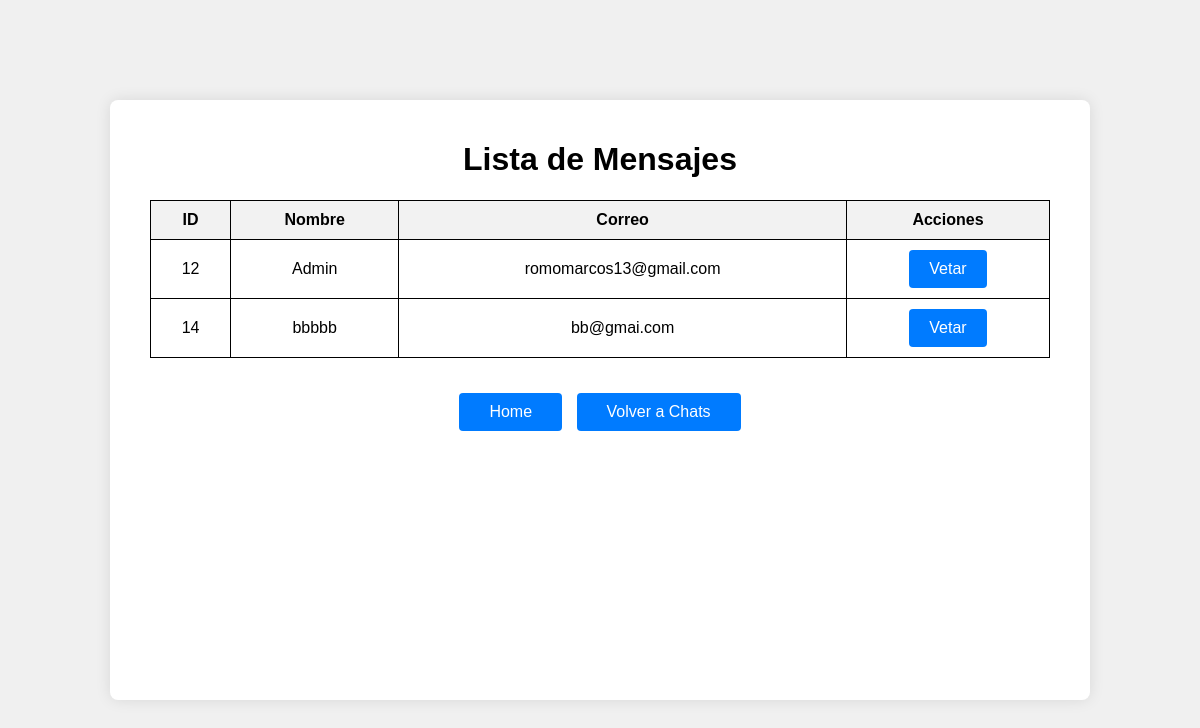
Page /vetar on the earlier database version.
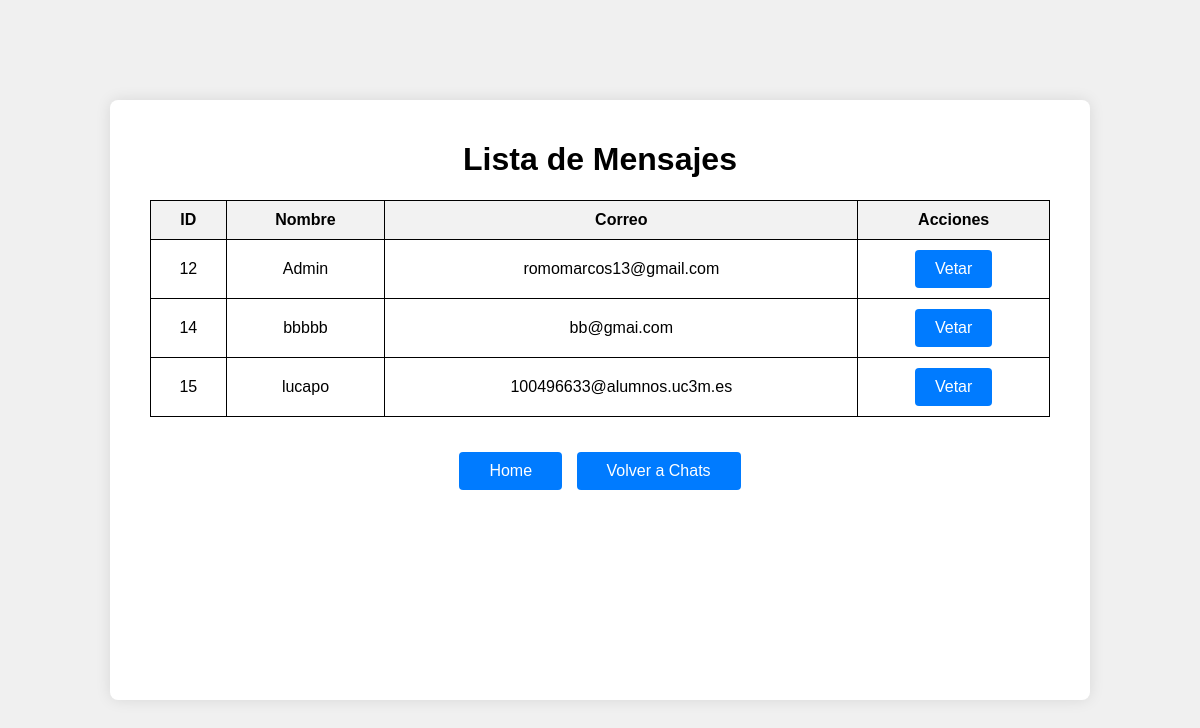
Same page on the later database version.
### tables this page shows
CREATE TABLE users(
    id INTEGER PRIMARY KEY AUTOINCREMENT,
    username string UNIQUE, 
    pwd string NOT NULL,
    salt string NOT NULL,
    rol string NOT NULL,
    correo string NOT NULL,
    public_ip string NULL);

### app.py (the view)
@app.route("/vetar")
def vetarusuarios():
    conn = sql.connect('cripto.sqlite')
    conn.row_factory = sql.Row
    cursor = conn.cursor()
    cursor.execute("""
        SELECT id, username, correo
        FROM users
    """)
    usuariosto = cursor.fetchall()
    usuariostotales = []
    for user in usuariosto:
        usuariostotales.append({
            "id": user["id"],
            "username": user["username"],
            "correo": user["correo"]
        })
    conn.close()
    usuariostotales = sorted(usuariostotales, key=lambda x: x['id'])
    return render_template("vetar.html", usuariostotales=usuariostotales)

### templates/vetar.html (shortened to what this page needs)
<!DOCTYPE html>
<html lang="es">
<head>
    <link rel="stylesheet" href="{{ url_for('static', filename='style/chatc.css') }}">
</head>
<body>
    <div class="container2">
        <h1>Lista de Mensajes</h1>
        <table>
            <thead>
                <tr>
                    <th>ID</th>
                    <th>Nombre</th>
                    <th>Correo</th>
                    <th>Acciones</th>
                </tr>
            </thead>
            <tbody>
                {% for user in usuariostotales %}
                <tr>
                    <td>{{ user.id }}</td>
                    <td>{{ user.username }}</td>
                    <td>{{ user.correo }}</td>
                    <td>
                        <form action="{{ url_for('eliminar_usuario', user_id=user.id, correo=user.correo, username=user.username) }}" method="post" style="display:inline;">
                            <button id="vetar" type="submit">Vetar</button>
                        </form>
                    </td>
                </tr>
                {% endfor %}
            </tbody>
        </table>
        <div class="links">
            <a href="/home" class="botonesheader">Home</a>
            <a href="/chat" class="botonesheader">Volver a Chats</a>
        </div>
    </div>
</body>
</html>

### static/style/chatc.css (style rules this page uses)
body { font-family: Arial, sans-serif; background-color: #f0f0f0; margin: 0; padding: 0; display: flex; justify-content: center; align-items: center; height: 100vh; }
button { width: 100%; padding: 10px; background-color: #007BFF; color: white; border: none; border-radius: 4px; cursor: pointer; font-size: 16px; }
.links { margin-top: 30px; }
a.botonesheader { display: inline-block; margin: 5px; padding: 10px 30px; background-color: #007BFF; color: white; text-decoration: none; border-radius: 4px; }
table { width: 100%; border-collapse: collapse; }
table, th, td { border: 1px solid black; }
th, td { padding: 10px; text-align: center; }
th { background-color: #f2f2f2; }
.container2 { background-color: #fff; padding: 20px 40px; border-radius: 8px; box-shadow: 0 0 15px rgba(0, 0, 0, 0.1); width: 100%; max-width: 900px; height: 70vh; overflow: auto; text-align: center; }
#vetar { width: fit-content; padding-left: 20px; padding-right: 20px; }

Differences in the rows shown:
added users: id "15", username "lucapo", correo "100496633@alumnos.uc3m.es"
